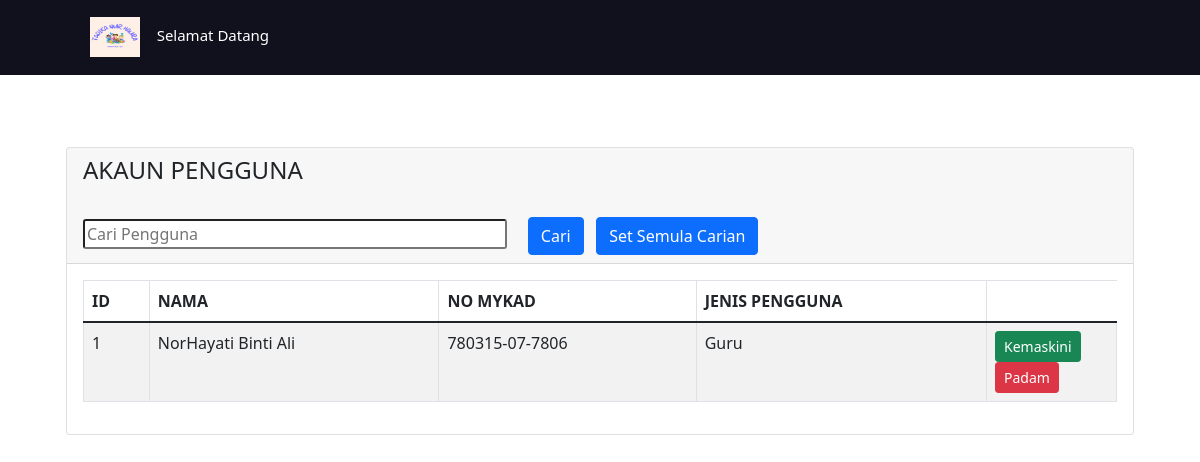
The page /view.php?cariPengguna=NorHayati Binti Ali on the database its author committed.
### tables this page shows
CREATE TABLE `users` (
  `id` int(11) NOT NULL,
  `nama` varchar(255) NOT NULL,
  `noMyKad` varchar(14) NOT NULL,
  `phone` varchar(12) NOT NULL,
  `gender` varchar(12) NOT NULL,
  `email` varchar(255) NOT NULL,
  `password` varchar(255) NOT NULL,
  `user_type` varchar(20) NOT NULL
);

### view.php (the view, shortened to what this page needs)
<?php
require 'config.php';
?>
<!doctype html>
<html lang="en">
<head>
    <link href="https://cdn.jsdelivr.net/npm/bootstrap@5.1.3/dist/css/bootstrap.min.css" rel="stylesheet">
</head>
<body >
<nav>
  <label class="logo"> <img src="images/logo.png" width="50" height="40">&nbsp;&nbsp;&nbsp;
      <span class="text"> Selamat Datang <?= $_SESSION['nama']; ?> </span>
  </label>
</nav>
 <section class="home-section">
    <div class="home-content">
      <div class="container mt-5 ml-sm-20">
        <div class="row">
          <div class="col-md-12">
    <div class="container mt-4">
        <div class="row">
            <div class="col-md-12">
                <div class="card">
                    <div class="card-header">
                        <h4>AKAUN PENGGUNA</h4><br>
                        <form  action="" method="GET">
                         <input type="text" name="cariPengguna" placeholder="Cari Pengguna" size="40"  style="border-radius: 3px;">&nbsp;&nbsp;&nbsp;&nbsp;
                          <button type="submit" name="submit" class="btn btn-primary">Cari</button>&nbsp;&nbsp;
                           <button type="submit" name="submit" class="btn btn-primary"><a href="view.php" style="color: white; text-decoration: none;">Set Semula Carian</button>
                         </form>
                    </div>
                    <div class="card-body" style="" responsive true;>
                        <table class="table table-bordered table-striped" id="export">
                            <thead>
                                <tr>
                                    <th>ID</th>
                                    <th>NAMA</th>
                                    <th>NO MYKAD</th>
                                    <th>JENIS PENGGUNA</th>
                                </tr>
                            </thead>
                            <tbody>
                                <?php
                                    if (isset($_GET['cariPengguna']))
                                    {
                                        $filtervalues = $_GET['cariPengguna'];
                                        $query = "SELECT * FROM users WHERE nama = '$filtervalues'";
                                        $query_run = mysqli_query($conn,$query);
                                    }
                                    else
                                    {
                                        $query = "SELECT * FROM users";
                                        $query_run = mysqli_query($conn, $query);
                                    }
                                    if(mysqli_num_rows($query_run) > 0)
                                    {
                                        foreach($query_run as $usersRow)
                                        {
                                            ?>
                                            <tr>
                                                <td><?= $usersRow['id']; ?></td>
                                                <td><?= $usersRow['nama']; ?></td>
                                                <td><?= $usersRow['noMyKad']; ?></td>
                                                <td><?= $usersRow['user_type']; ?></td>
                                                <td width="130px">
                                                    <a href="update.php?id=<?= $usersRow['id']; ?>" class="btn btn-success btn-sm">Kemaskini</a>
                                                    <form action="delete.php" method="POST" class="d-inline"autocomplete="off"  onsubmit="return confirm('Anda mahu data ini dipadam?')" >
                                                        <button type="submit" name="delete_users" value="<?=$usersRow['id'];?>" class="btn btn-danger btn-sm">Padam</button>
                                                    </form>
                                                </td>
                                            </tr>
                                <?php
                                        }
                                    }
                                    else
                                    {
                                        echo "<h5> No Record Found </h5>";
                                    }
                                ?>
                            </tbody>
                        </table>
                    </div>
                </div>
            </div>
        </div>
    </div>
        </div>
        </div>
      </div>
    </div>
  </section>
</body>
</html>

### view.php (style rules this page uses)
nav { background-color: #11101d; height: 75px; width: 100%; line-height: 70px; }
label.logo { line-height: 90%; padding: 0 90px; }
.text { color: white; font-size: 15px; }

### rows shown on the page
users: id "1", nama "NorHayati Binti Ali", noMyKad "780315-07-7806", user_type "Guru"
